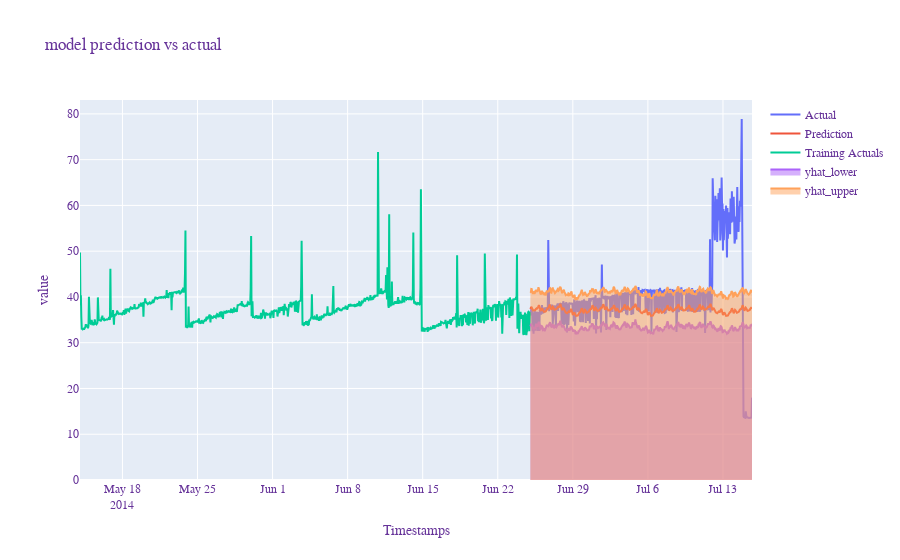

The notebook cell saved with this chart:
### Code cell
fig = go.Figure()
# Create and style traces
fig.add_trace(go.Scatter(x=df_test['ds'], y=df_test['y'], name='Actual',))
fig.add_trace(go.Scatter(x=preds['ds'], y=preds['yhat'], name='Prediction',))
fig.add_trace(go.Scatter(x=df_train['ds'], y=df_train['y'], name='Training Actuals',))
fig.add_trace(go.Scatter(x=preds['ds'], y=preds['yhat_lower'], name='yhat_lower', fill='tozeroy', mode='lines'))
fig.add_trace(go.Scatter(x=preds['ds'], y=preds['yhat_upper'], name='yhat_upper',fill='tozeroy', mode='lines'))
fig.update_layout(
    title=f"model prediction vs actual",
    xaxis_title="Timestamps",
    yaxis_title=f"value",
    font=dict(
        family="Courier New, monospace",
        size=12,
        color="RebeccaPurple"
    ))
fig.show()

### Figure 1 — Plotly figure (JSON) as saved in the notebook; plotly's stock layout.template omitted (floating-point values rounded to 4 significant figures; data arrays with more than 128 entries replaced by an {"elided": "..."} marker saying what was removed)
{"data": [{"name": "Actual", "type": "scatter", "x": {"elided": "497 str values"}, "y": {"elided": "497 float values"}}, {"name": "Prediction", "type": "scatter", "x": {"elided": "497 str values"}, "y": {"elided": "497 float values"}}, {"name": "Training Actuals", "type": "scatter", "x": {"elided": "1008 str values"}, "y": {"elided": "1008 float values"}}, {"fill": "tozeroy", "mode": "lines", "name": "yhat_lower", "type": "scatter", "x": {"elided": "497 str values"}, "y": {"elided": "497 float values"}}, {"fill": "tozeroy", "mode": "lines", "name": "yhat_upper", "type": "scatter", "x": {"elided": "497 str values"}, "y": {"elided": "497 float values"}}], "layout": {"font": {"color": "RebeccaPurple", "family": "Courier New, monospace", "size": 12}, "title": {"text": "model prediction vs actual"}, "xaxis": {"title": {"text": "Timestamps"}}, "yaxis": {"title": {"text": "value"}}}}
